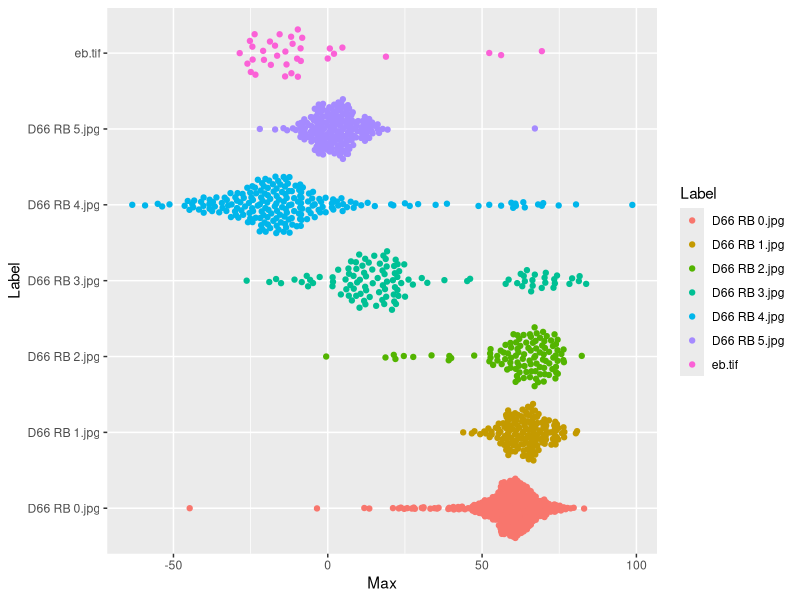

This chart was generated by the following R code:
library(dplyr)
library(tidyr)
library(ggplot2)
library(ggbeeswarm)
library(data.table)

setwd("~/19-ShinyParticles/ParticleDeath")

reslt <- as_tibble(fread("output/results.csv"))
colnames(reslt)[1] <- c("ID")
reslt <- select(reslt, ID, Label, Area, Mean, Max)

ggplot(reslt, aes(Label, Max, colour=Label)) +
  geom_quasirandom()+
  coord_flip()
